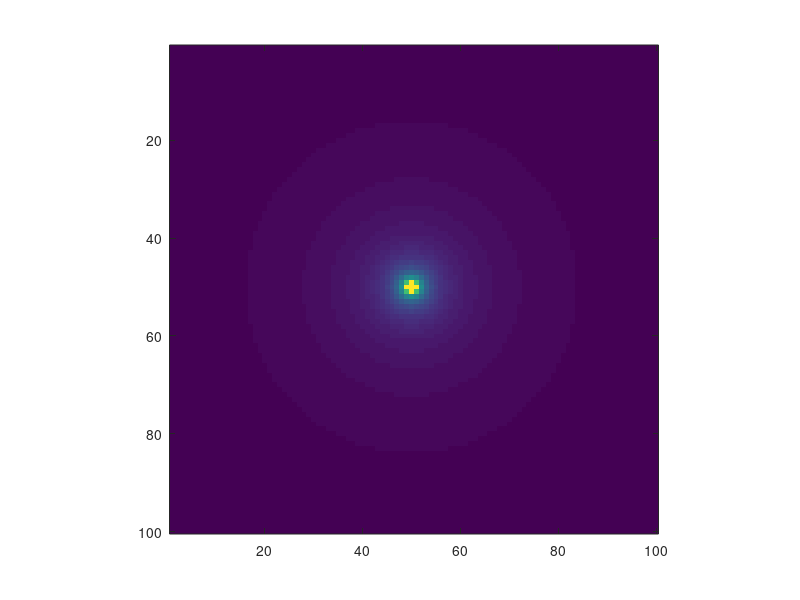

MATLAB code for this plot: (Note: this script raises an error after producing the figure.)

n=100; x0=1; X=2*(1:n)/n; [XX YY] = meshgrid(X,X); V=(1./sqrt(((XX-x0).^2 + (YY-x0).^2))); imagesc(V); axis square   

singularity_fix 
V = potential(X, x0, singularity_fix, mu);


